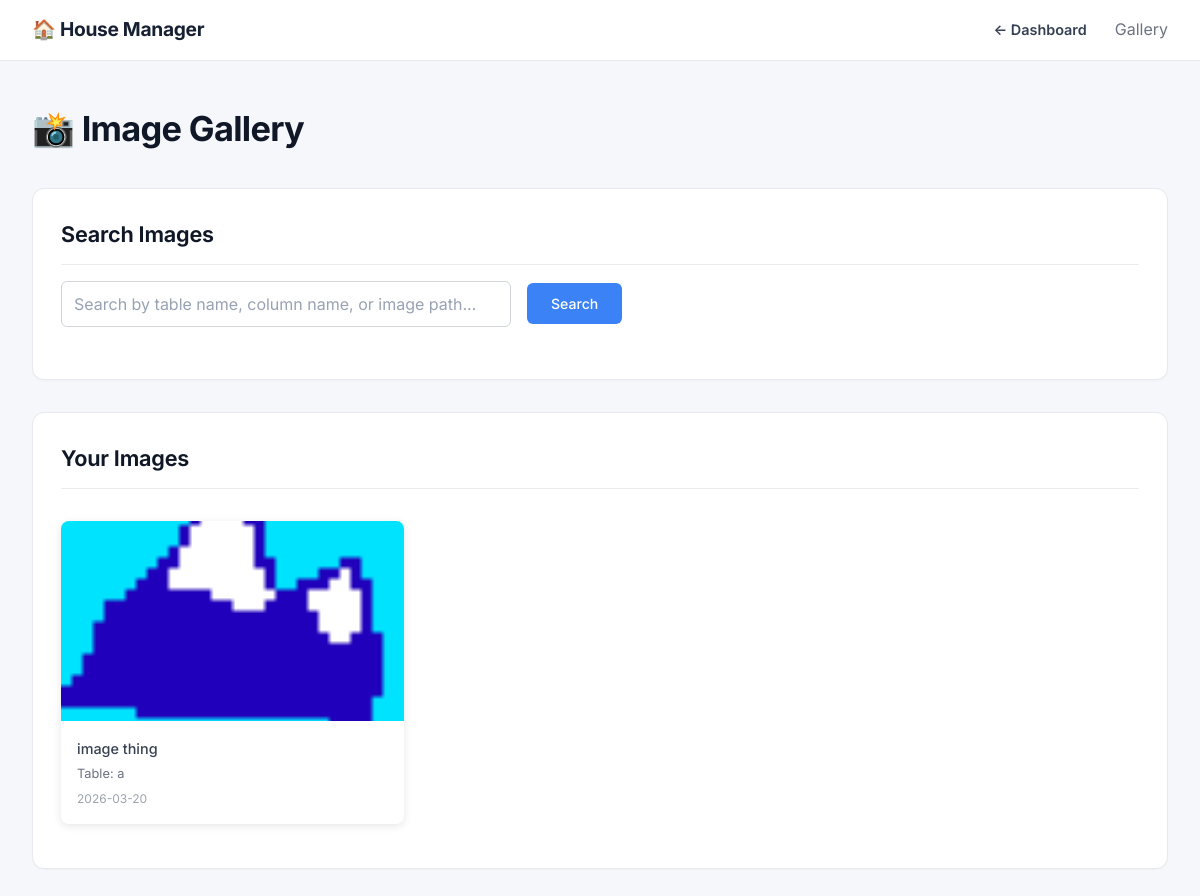
The app's page /gallery (signed in), older data.
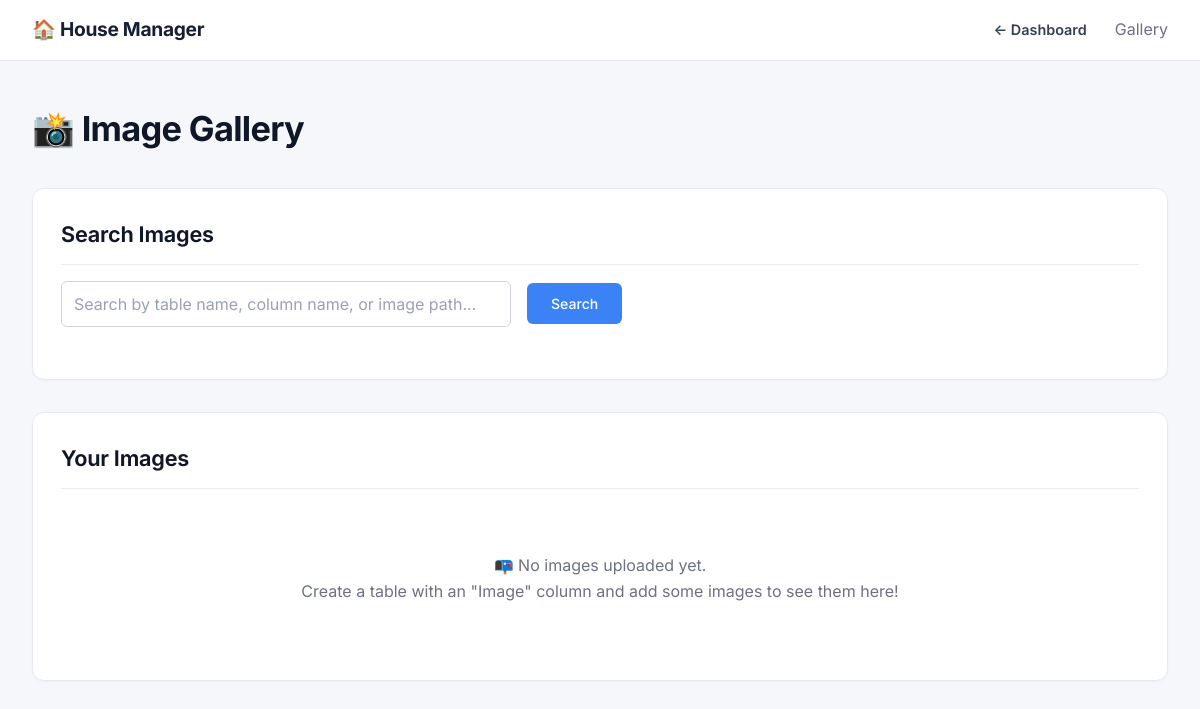
The same page, newer data.
### tables this page shows
CREATE TABLE cell_values(
            id INTEGER PRIMARY KEY AUTOINCREMENT,
            row_id INTEGER,
            column_id INTEGER,
            value TEXT,
            auto_change INTEGER DEFAULT 0,
            change_type TEXT,
            change_amount REAL,
            time_interval TEXT,
            last_updated TIMESTAMP
        );

CREATE TABLE columns(
            id INTEGER PRIMARY KEY AUTOINCREMENT,
            table_id INTEGER,
            name TEXT,
            type TEXT
        , auto_change INTEGER DEFAULT 0, change_type TEXT, change_amount REAL, time_interval TEXT, edit_mode TEXT DEFAULT 'direct', last_updated TIMESTAMP);

CREATE TABLE tables(
            id INTEGER PRIMARY KEY AUTOINCREMENT,
            name TEXT,
            manager_id INTEGER
        );

CREATE TABLE rows(
            id INTEGER PRIMARY KEY AUTOINCREMENT,
            table_id INTEGER,
            created_at TIMESTAMP DEFAULT CURRENT_TIMESTAMP
        );

### app.py (the view, shortened to what this page needs)
@app.route("/gallery")
def gallery():
    login_check = require_login()
    if login_check:
        return login_check
    manager_id = get_current_manager_id()
    db = get_db()
    search_query = request.args.get('q', '').strip()
    query = """
        SELECT
            cv.value as image_path,
            cv.row_id,
            cv.column_id,
            t.name as table_name,
            c.name as column_name,
            r.created_at as uploaded_at
        FROM cell_values cv
        JOIN columns c ON cv.column_id = c.id
        JOIN tables t ON c.table_id = t.id
        JOIN rows r ON cv.row_id = r.id
        WHERE t.manager_id = ?
        AND c.type = 'image'
        AND cv.value != ''
        AND cv.value IS NOT NULL
    """
    params = [manager_id]
    if search_query:
        query += " AND (t.name LIKE ? OR c.name LIKE ? OR cv.value LIKE ?)"
        search_param = f"%{search_query}%"
        params.extend([search_param, search_param, search_param])
    query += " ORDER BY r.created_at DESC"
    images = db.execute(query, params).fetchall()
    normalized_images = []
    try:
        for img in images:
            imgd = dict(img)
            path = imgd.get('image_path') or imgd.get('file_path') or ''
            p = str(path).replace('\\', '/')
            if p.startswith('/image/') or p.startswith('/static/') or p.startswith('http'):
                imgd['image_path'] = p
            normalized_images.append(imgd)
    except Exception:
        normalized_images = [dict(i) for i in images]
    return render_template("gallery.html", images=normalized_images, search_query=search_query)

### app.py (called while the page is built)
def get_db():
    db_path = os.path.join(os.getcwd(), "database.db")
    conn = sqlite3.connect(db_path)
    conn.row_factory = sqlite3.Row
    return conn

def get_current_manager_id():
    return session.get("manager_id")

def require_login():
    if not get_current_manager_id():
        return redirect("/manager")
    return None

@app.before_request
def _start_background_tasks():
    global background_thread_started
    if not background_thread_started:
        start_auto_update_thread()
        background_thread_started = True

### templates/gallery.html (shortened to what this page needs)
<!DOCTYPE html>
<html lang="en">
<head>
    <link rel="stylesheet" href="{{ url_for('static', filename='style.css') }}">
</head>
<body>
    <header class="header">
        <nav class="nav-container">
            <a href="/" class="logo">🏠 House Manager</a>
            <div class="nav-links">
                <a href="/dashboard" class="back-link">← Dashboard</a>
                <span style="color: #6b7280;">Gallery</span>
            </div>
        </nav>
    </header>
    <main class="main-content">
        <h1>📸 Image Gallery</h1>
        <div class="card search-section">
            <h2>Search Images</h2>
            <form class="search-bar" method="get" action="/gallery">
                <input name="q" placeholder="Search by table name, column name, or image path..." value="{{ search_query or '' }}">
                <button type="submit">Search</button>
            </form>
        </div>
        <div class="card">
            <h2>Your Images</h2>
            {% if images %}
            <div class="gallery-container">
                {% for image in images %}
                <div class="gallery-item">
                    <img src="{{ image.image_path }}" alt="{{ image.column_name }}" loading="lazy">
                    <div class="gallery-item-info">
                        <div class="gallery-item-name">{{ image.column_name }}</div>
                        <div class="gallery-item-meta">Table: {{ image.table_name }}</div>
                        <div class="gallery-item-date">{{ image.uploaded_at[:10] if image.uploaded_at else 'Unknown' }}</div>
                    </div>
                </div>
                {% endfor %}
            </div>
            {% else %}
            <div class="no-images">
                {% if search_query %}
                <p>🔍 No images found matching your search.</p>
                <p><a href="/gallery">Clear search</a> to see all images.</p>
                {% else %}
                <p>📭 No images uploaded yet.</p>
                <p>Create a table with an "Image" column and add some images to see them here!</p>
                {% endif %}
            </div>
            {% endif %}
        </div>
    </main>
</body>
</html>

### static/style.css (style rules this page uses)
* { box-sizing: border-box; margin: 0; padding: 0; }
html { scroll-behavior: smooth; }
body { font-family: "Inter", -apple-system, BlinkMacSystemFont, "Segoe UI", sans-serif; background: #f5f7fa; color: #172033; min-height: 100vh; line-height: 1.6; }
.header { background: #ffffff; border-bottom: 1px solid #e6e9ef; padding: 0.9rem 0; position: sticky; top: 0; z-index: 1000; }
.nav-container { max-width: 1280px; margin: 0 auto; padding: 0 2rem; display: flex; justify-content: space-between; align-items: center; }
.logo { font-size: 1.2rem; font-weight: 700; color: #172033; text-decoration: none; letter-spacing: -0.3px; }
.nav-links { display: flex; gap: 1.75rem; align-items: center; }
.nav-links a { color: #667085; text-decoration: none; font-size: 0.9rem; font-weight: 500; transition: color 0.2s ease; }
.nav-links .back-link { display: flex; align-items: center; gap: 0.45rem; color: #344054; font-weight: 600; }
.main-content { max-width: 1280px; margin: 0 auto; padding: 2.5rem 2rem 5rem; min-height: calc(100vh - 80px); }
h1 { font-size: 2.15rem; font-weight: 700; color: #101828; text-align: left; margin-bottom: 2rem; letter-spacing: -0.7px; }
h2 { font-size: 1.35rem; font-weight: 650; color: #101828; margin-bottom: 1rem; letter-spacing: -0.2px; }
.card { background: #ffffff; border-radius: 12px; padding: 1.75rem; margin-bottom: 1.5rem; border: 1px solid #e6e9ef; box-shadow: 0 1px 2px rgba(16, 24, 40, 0.03); transition: box-shadow 0.2s ease, border-color 0.2s ease; }
.card h2 { margin-top: 0; padding-bottom: 0.8rem; border-bottom: 1px solid #eaecf0; color: #101828; }
input, select, textarea { width: 100%; padding: 0.72rem 0.9rem; border: 1px solid #d0d5dd; border-radius: 8px; font-family: inherit; font-size: 0.92rem; color: #101828; background: #ffffff; transition: border-color 0.2s ease, box-shadow 0.2s ease; }
input::placeholder, textarea::placeholder { color: #98a2b3; }
button { padding: 0.68rem 1.05rem; border: 1px solid #172033; border-radius: 8px; font-family: inherit; font-size: 0.88rem; font-weight: 600; cursor: pointer; transition: 0.2s ease; background: #172033; color: #ffffff; }
.search-bar { display: flex; gap: 0.75rem; margin-bottom: 1.5rem; flex-wrap: wrap; align-items: center; }
.search-bar input { flex: 1; min-width: 220px; max-width: 450px; }

### templates/gallery.html (style rules this page uses)
.no-images { text-align: center; padding: 3rem 1rem; color: #6b7280; }
.search-section { margin-bottom: 2rem; }
.search-bar { display: flex; gap: 1rem; align-items: center; flex-wrap: wrap; }
.search-bar input { flex: 1; min-width: 200px; padding: 0.75rem; border: 1px solid #d1d5db; border-radius: 6px; font-size: 1rem; }
.search-bar button { padding: 0.75rem 1.5rem; background-color: #3b82f6; color: white; border: none; border-radius: 6px; cursor: pointer; font-weight: 500; }

Row changes from the older to the newer data that the page shows:
no longer on this page (row edited): cell_values: column_name "image thing", table_name "a", created_at "2026-03-20"
Text that changed along with them:
text now shown: "📭 No images uploaded yet. Create a table with an \"Image\" column and add some images to see them here!"
